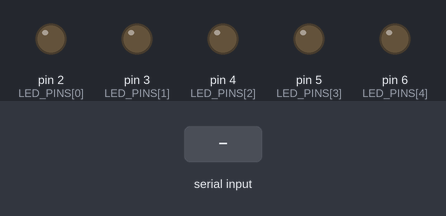
A sketch run on a simulated Arduino Uno, built with avr-gcc and run on an emulated ATmega328P. Shown: output pins drawn as LEDs (lit = HIGH). The test bench sets the inputs (shaded band).

Above: at 1.2 s.
1.3 s: byte 30 received over Serial
At 1.9 s:
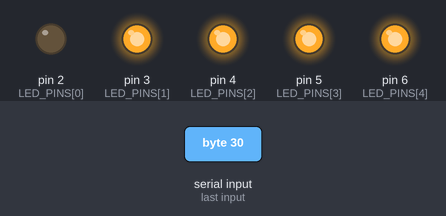
Timing chart, 0 to 4.3 s (numbered marks = the images above; inputs shaded):
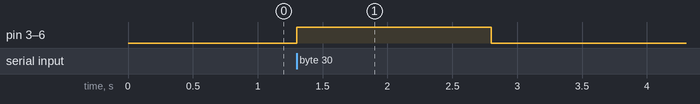

Measured:
- after the input at 1.3 s, pin 3 (LED_PINS[1]), pin 4 (LED_PINS[2]), pin 5 (LED_PINS[3]), pin 6 (LED_PINS[4]): LOW → HIGH at once, → LOW 1.5 s later

The sketch:

vision_mano_arduino.ino
```cpp
/* Mano + 5 LED: bits 0..4 => D2..D6. 115200 baudios. */
const byte LED_PINS[5] = {2, 3, 4, 5, 6};
unsigned long ultimoMensaje = 0;
const unsigned long TIMEOUT_MS = 1500;
void apagar() { for (byte i=0;i<5;i++) digitalWrite(LED_PINS[i], LOW); }
void setup() {
  Serial.begin(115200);
  for (byte i=0;i<5;i++) pinMode(LED_PINS[i], OUTPUT);
  apagar(); ultimoMensaje=millis();
}
void loop() {
  while (Serial.available() > 0) {
    byte mascara = (byte)Serial.read();
    if (mascara <= 31) {
      for(byte i=0;i<5;i++) digitalWrite(LED_PINS[i], (mascara & (1 << i)) ? HIGH : LOW);
      ultimoMensaje=millis();
    }
  }
  if (millis() - ultimoMensaje > TIMEOUT_MS) apagar();
}
```
